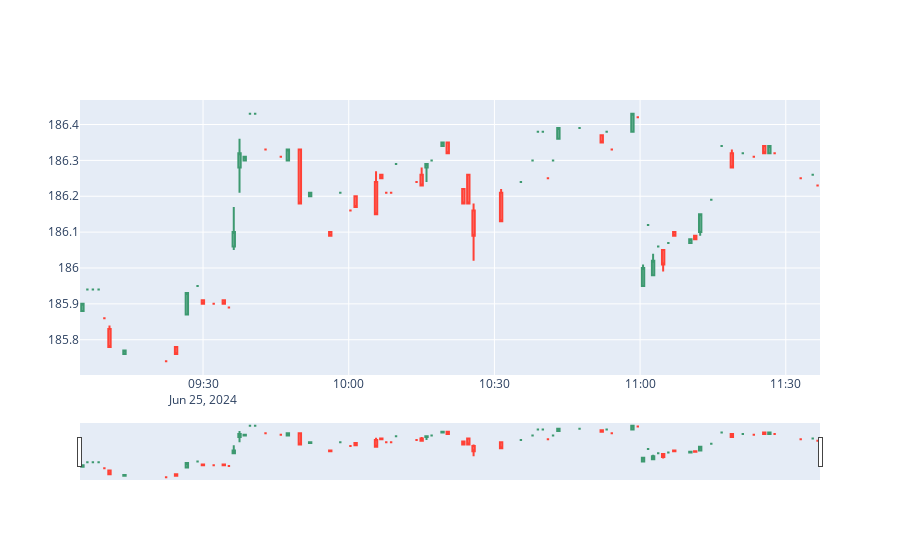
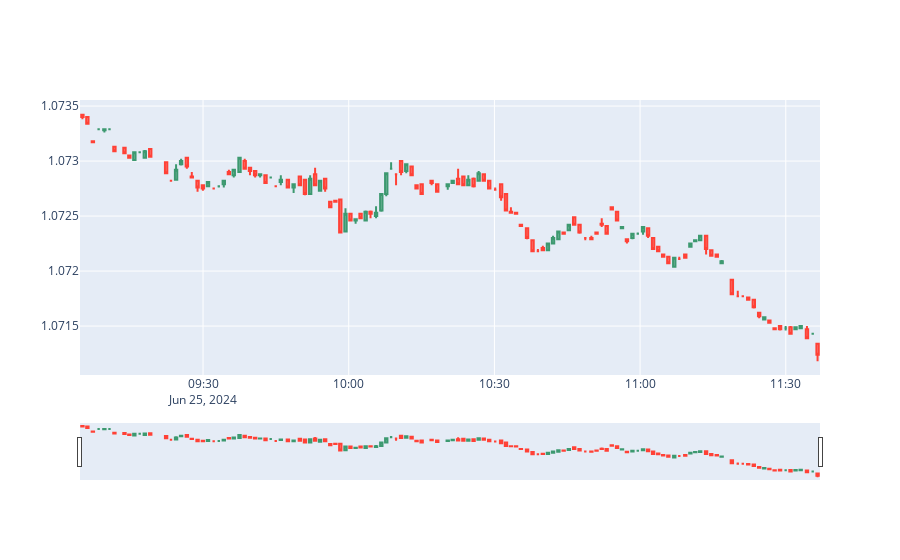
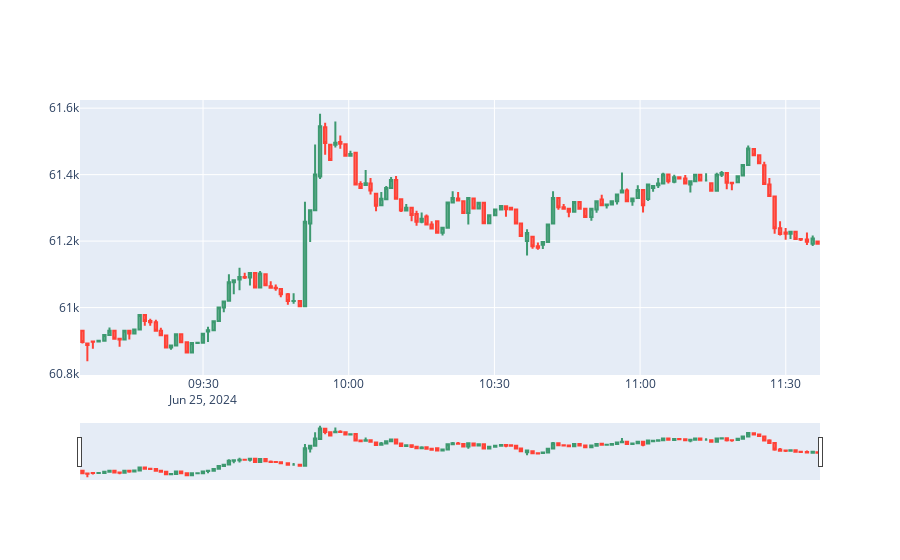

Source (notebook cell) for these figures, in order:
### Code cell
import plotly.graph_objects as go

import pandas as pd
from datetime import datetime

def candlestickPlot(df):
    df = df[df['numTransactions'] != 0]
    df['date'] = pd.to_datetime(df['timestamp'], unit='ms')

    fig = go.Figure(data=[go.Candlestick(x=df['date'],
                    open=df['open'],
                    high=df['max'],
                    low=df['min'],
                    close=df['close'])])

    fig.show()


candlestickPlot(pd.read_csv('../logs_amzn_candlestick.csv'))
#candlestickPlot(pd.read_csv('../logs_appl_candlestick.csv'))
candlestickPlot(pd.read_csv('../logs_icm_candlestick.csv'))
candlestickPlot(pd.read_csv('../logs_binance_candlestick.csv'))
